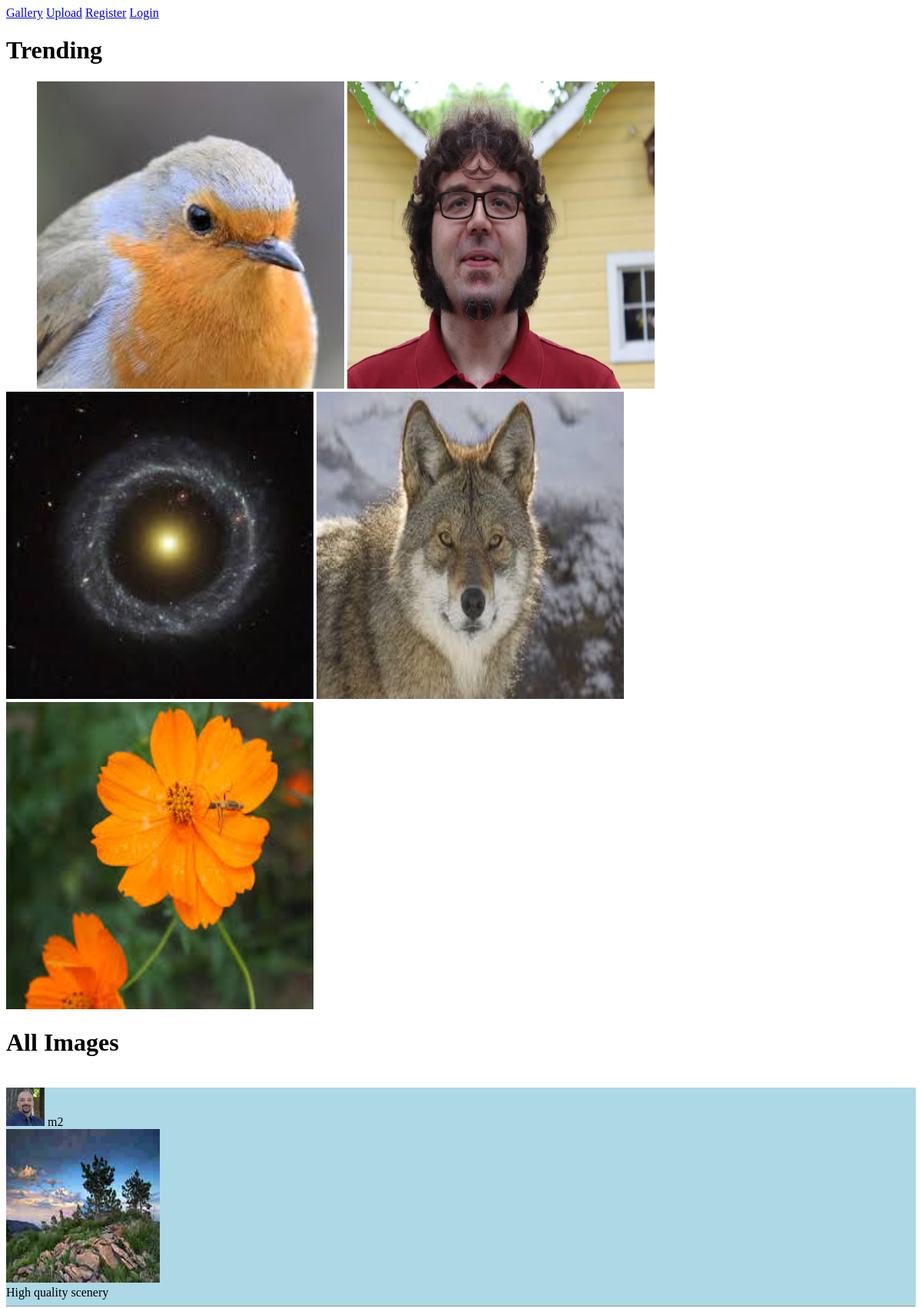
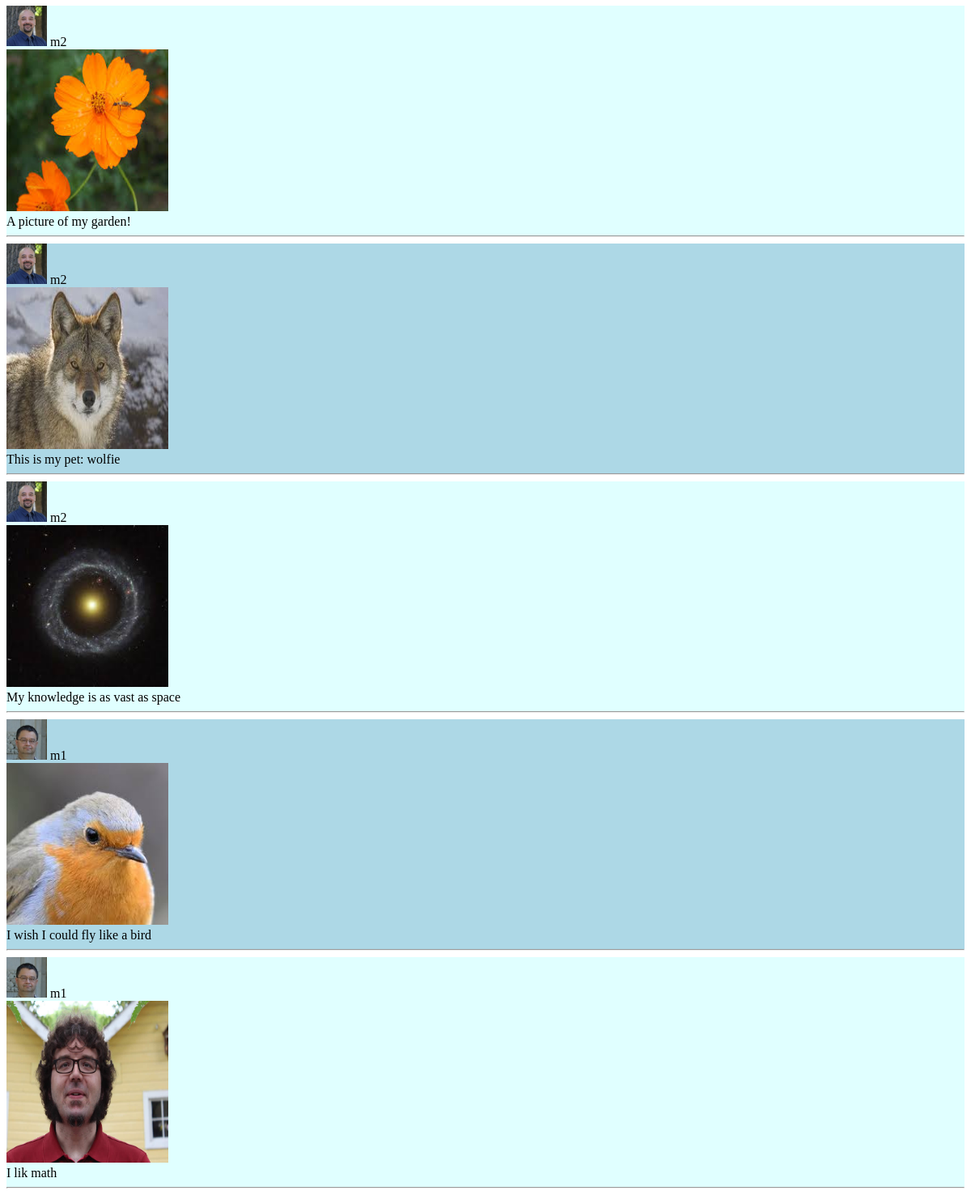
/cst243cst209cst220cweb280a5/pages/index.php, run on the app's committed database (2 pictures, top to bottom).
### tables this page shows
CREATE TABLE Image (id INTEGER PRIMARY KEY AUTOINCREMENT,
path VARCHAR(255) NOT NULL,
memId INTEGER NOT NULL,
caption VARCHAR(144),
approved BOOLEAN NOT NULL,
views INTEGER);

CREATE TABLE Member (memberId INTEGER PRIMARY KEY AUTOINCREMENT,
password TEXT(255) NOT NULL,
email VARCHAR(200) NOT NULL,
alias VARCHAR(15) NOT NULL,
profileImgPath VARCHAR NOT NULL);

### classes/DB3/Type.php (called while the page is built, shortened)
<?php
abstract class Type
{
    static public function bindType ($type)
    {
        switch($type)
        {
            case 'CHAR':
            case 'VARCHAR':
            case 'TINYTEXT':
            case 'TEXT':
            case 'MEDIUMTEXT':
            case 'LONGTEXT':
            case 'NCHAR':
            case 'NVARCHAR':
            case 'CLOB':
            case 'DATE':
            case 'DATETIME':
            case 'TIMESTAMP':
            case 'TIME':
                return SQLITE3_TEXT;
                break;
            case 'INTEGER':
            case 'TINYINT':
            case 'SMALLINT':
            case 'MEDIUMINT':
            case 'BIGINT':
            case 'INT2':
            case 'INT4':
            case 'INT8':
            case 'BOOLEAN':
                return SQLITE3_INTEGER;
                break;
        }
    }
}

### classes/DB3/Model.php (called while the page is built, shortened)
<?php
class Model
{
    private $cols;
    private $pkField;
    protected function defineColumn($field,$type=Type::TXT, $size=null, $isNullable = true, $isPK = false, $isAutoIncr =false)
    {
        $this->cols[$field] = new Column($field,$type, $size, $isNullable, $isPK, $isAutoIncr);
    }
    public function tableName()
    {
        return get_class($this);
    }
    public function getBindType($field)
    {
        return is_array($this->cols) && isset($this->cols[$field]) ? $this->cols[$field]->bindType : SQLITE3_TEXT ;
    }
    public function getPKField()
    {
        if(!isset($this->pkField) && is_array($this->cols))
        {
            foreach($this->cols as $field => $colDef)
            {
                if ($colDef->isPK)
                {
                    $this->pkField = $field;
                }
            }
        }
        return $this->pkField;
    }
}

### classes/DB3/DB3.php (called while the page is built, shortened)
<?php
class DB3 extends \SQLite3
{
    public function selectAll($class)
    {
        return $this->selectSomeOrder($class);
    }
    public function selectSomeOrder($class, $orders=array() ,$filters=array(), $andOperator=true)
    {
        $table = $class->tableName();
        $fieldValues = get_object_vars($class);
        $fieldList = implode(',',array_keys($fieldValues));
        $orders = array_intersect_key($orders,$fieldValues);
        array_walk($orders, function(&$val,$key){$val = $val==='DESC' ? "$key $val" : $key;});
        $orderList = empty($orders)?$class->getPKField(): implode(",\n",$orders);
        $oper = $andOperator? ' AND ': ' OR ';
        $filters = array_filter($filters,
            function($filt)use($fieldValues){
                return array_key_exists($filt->field,$fieldValues);
            });
        $filterList= empty($filters)?'1=1':implode($oper,$filters);
        $stmt = $this->prepare("SELECT $fieldList FROM $table WHERE $filterList ORDER BY $orderList");
        $i=1;
        foreach($filters as $filt){
            $stmt->bindValue($i,$filt->value,
                is_null($filt->value)? SQLITE3_NULL :$class->getBindType($filt->field)
            );
            $i++;
        }
        $result = $stmt->execute();
        if(!$result){
            return false;
        }else{
            $items = array();
            while($row = $result->fetchArray(SQLITE3_ASSOC))
            {
                $item = new $table();
                foreach($row as $col=>$val)
                {
                    $item->$col = $val;
                }
                $items[]=$item;
            }
            return $items;
        }
    }
}

### classes/DB3/Filter.php (called while the page is built, shortened)
<?php
class Filter
{
    public $field;
    public $comparer;
    public function __construct($field,$value,$comparer='=')
    {
        $this->field = $field;
        $this->value = $value;
        $this->comparer = $comparer;
    }
    public function __toString()
    {
        return "{$this->field} {$this->comparer} ?\n";
    }
}

### classes/DB3/Column.php (called while the page is built, shortened)
<?php
class Column
{
    public function __construct($name,$type=Type::TXT, $size=null, $isNullable = true, $isPK = false, $isAutoIncr =false)
    {
        $this->isPK = $isPK;
        $this->bindType = Type::bindType($type);
    }
}

### cst243cst209cst220cweb280a5/pages/index.php (the view, shortened to what this page needs)
<?php
$db = new DB3('../../db/imageranker.db');
$image = new Image();
$db->exec($image->tableDefinition());
$member = new Member();
$db->exec($member->tableDefinition());
$orders = array('views'=>'DESC');
$filters = array(new Filter('approved', true));
$topImages = $db->selectSomeOrder(new Image(), $orders, $filters);
$topImages = array_slice($topImages, 0, 5);
$orders = array('id'=>'DESC');
$allImages = $db->selectSomeOrder(new Image(), $orders, $filters);
$allMembers = $db->selectAll(new Member());
$keys = array();
foreach ($allMembers as $currentMember)
{
	$keys[] = $currentMember->memberId;
}
$allMembers = array_combine($keys, $allMembers);
?>
<!DOCTYPE html>
<html>
<head>
    <link href="../style/pagestyling.css" rel="stylesheet" />
</head>
<body>
    <nav>
        <a href="index.php">Gallery</a>
        <a href="fileupload.php">Upload</a>
        <a href="memberregister.php">Register</a>
        <a href="memberlogin.php">Login</a>
    </nav>
    <h1>Trending</h1>
    <ul class="topImages">
    <?php
    foreach ($topImages as $currentImage)
    { ?>
    	<li><a href="details.php?id=<?= $currentImage->id ?>"><img src="<?= htmlentities($currentImage->path) ?>" /></a></li>
    <?php
    } ?>
    </ul>
    <h1>All Images</h1>
    <ul>
    <?php
    foreach ($allImages as $currentImage)
    {
        $currentMember = $allMembers[$currentImage->memId];
    ?>
    	<li class="allImages">
            <div>
                <img class="profile" src="<?= htmlentities($currentMember->profileImgPath) ?>" />
                <?= htmlentities($currentMember->alias) ?>
            </div>
            <div>
                <a href="details.php?id=<?= htmlentities($currentImage->id) ?>"><img src="<?= htmlentities($currentImage->path) ?>" /></a>
            </div>
                        <?php
            if(isset($_SESSION['member']) && $member['memberId'] === $currentImage->memId)
            {
                ?>
                <div class="error" id="<?= $currentImage->id ?>"></div>
                <div><input type="text" value="<?= htmlentities($currentImage->caption) ?>"
                            onblur="updateCaption('<?= htmlentities($currentImage->path) ?>', <?= $currentImage->id ?>);" /></div>
            <?php
            }
            else
            { ?>
            <div><?= htmlentities($currentImage->caption) ?></div>
            <?php
            }
            ?>
            <hr />
        </li>
    <?php
    } ?>
    </ul>
</body>
</html>

### cst243cst209cst220cweb280a5/style/pagestyling.css (style rules this page uses)
img { width:400px; height:400px; }
.allImages:nth-child(odd), tr:nth-child(odd) { background-color:lightblue; }
.allImages:nth-child(even), tr:nth-child(even) { background-color: lightcyan; }
.allImages img { width: 200px; height: 200px; }
ul { list-style: none; display: inline; }
ul.topImages li { display: inline; }
img.profile { width: 50px; height: 50px; }

### data on the page
image: path (picture), caption "I wish I could fly like a bird"
image: path (picture), caption "I lik math"
image: path (picture), caption "My knowledge is as vast as space"
image: path (picture), caption "This is my pet: wolfie"
image: path (picture), caption "A picture of my garden!"
image: path (picture), caption "High quality scenery"
member: alias "m2"
member: alias "m1"
